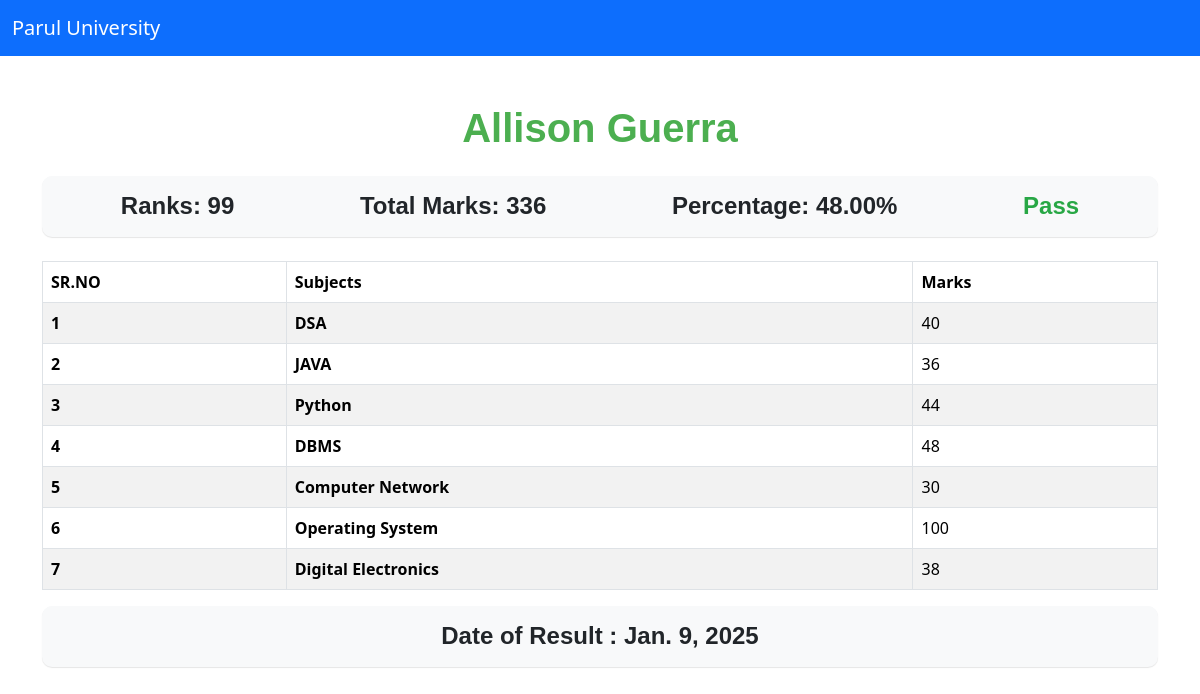
The app's page /see-marks/STU-0740/ with its own data.
### Student_repo_App/models.py (models this page shows, shortened)
class Student(models.Model):
    department = models.ForeignKey(Department, related_name="depart", on_delete=models.CASCADE)
    student_id = models.OneToOneField(StudentID, related_name="studentid", on_delete=models.CASCADE)
    student_name = models.CharField(max_length=100)
    student_email = models.EmailField(unique=True)
    student_age = models.IntegerField(default=18)
    student_address = models.TextField()
    class Meta:
        ordering = ["student_name"]
        verbose_name = "student"

class SubjectMarks(models.Model):
    student = models.ForeignKey(Student, related_name="studentmarks", on_delete=models.CASCADE)
    subject = models.ForeignKey(Subjects, on_delete=models.CASCADE)
    marks = models.IntegerField()
    class Meta:
        ordering = ['student']
        unique_together = ['student', 'subject']

class Reportcard(models.Model):
    student = models.ForeignKey(Student, related_name="studentreportcard", on_delete=models.CASCADE)
    student_rank = models.IntegerField()
    date_of_report_card_generation = models.DateField(auto_now_add=True)
    class Meta:
        unique_together = ['student_rank', 'date_of_report_card_generation']

class Subjects(models.Model):
    subject_name = models.CharField(max_length=100)

### Student_repo_App/views.py (the view)
# urls.py: path('see-marks/<student_id>/', see_marks, name = "see_marks")
def see_marks(request, student_id):
    queryset = SubjectMarks.objects.filter(student__student_id__student_id = student_id)
    student = Student.objects.get(student_id__student_id = student_id)
    total_marks = queryset.aggregate(total_marks = Sum('marks'))
    total_avg = queryset.aggregate(total_avg = Avg('marks'))
    current_rank = -1
    ranks = Student.objects.annotate(marks = Sum('studentmarks__marks')).order_by('-marks','-student_age')
    i = 1
    for rank in ranks:
        if student_id == rank.student_id.student_id:
            current_rank = i
            break
        i += 1
    return render(request, 'report/see_marks.html', {'queryset': queryset, 'student': student, 'total_marks':total_marks, 'total_avg':total_avg, 'current_rank':current_rank})

### Templates/report/see_marks.html (shortened to what this page needs)
{% extends "base.html" %}
{% block main %}
<div class="container mt-5">
  <h1 class="text-center mb-4" style="font-family: 'Arial', sans-serif; color: #4CAF50; font-weight: bold; text-transform: capitalize;">
    {{ student.student_name }}
  </h1>
  <div class="d-flex justify-content-around align-items-center mb-4 p-3" style="background-color: #f8f9fa; border-radius: 10px; box-shadow: 0 1px 1px rgba(0, 0, 0, 0.1);">
    <div>
      <h4 style="font-family: 'Arial', sans-serif; font-weight: bold; margin: 0;">Ranks: {{queryset.first.student.studentreportcard.first.student_rank}}</h4>
    </div>
    <div>
      <h4 style="font-family: 'Arial', sans-serif; font-weight: bold; margin: 0;">Total Marks: {{ total_marks.total_marks }}</h4>
    </div>
    <div>
      <h4 style="font-family: 'Arial', sans-serif; font-weight: bold; margin: 0;">Percentage: {{ total_avg.total_avg|floatformat:2 }}%</h4>
    </div>
    <div>
      {% if total_avg.total_avg > 33.0 %}
      <h4 style="font-family: 'Arial', sans-serif; font-weight: bold; color: #28a745; margin: 0;">Pass</h4>
      {% else %}
      <h4 style="font-family: 'Arial', sans-serif; font-weight: bold; color: #dc3545; margin: 0;">Fail</h4>
      {% endif %}
    </div>
  </div>
  <table class="table table-striped table-hover table-bordered">
    <thead>
      <tr>
        <th scope="col">SR.NO</th>
        <th scope="col">Subjects</th>
        <th scope="col">Marks</th>
      </tr>
    </thead>
    <tbody>
    {% for marks in queryset %}
        <th scope="row">{{ forloop.counter }}</th>
        <td>
           <b> {{marks.subject.subject_name}} </b>
        </td>
        <td>
            {{marks.marks}}
        </td>
      {% empty %}
      <tr>
        <td colspan="6" class="text-center">No students found.</td>
      </tr>
      {% endfor %}
    </tbody>
  </table>
  <div class="d-flex justify-content-around align-items-center mb-4 p-3" style="background-color: #f8f9fa; border-radius: 10px; box-shadow: 0 1px 1px rgba(0, 0, 0, 0.1);">
    <div>
      <h4 style="font-family: 'Arial', sans-serif; font-weight: bold; margin: 0;">Date of Result : {{queryset.first.student.studentreportcard.first.date_of_report_card_generation}}</h4>
    </div>
</div>
{% endblock main %}

### records on screen
Student: student_name "Allison Guerra"
SubjectMarks: first.student.studentreportcard.first.student_rank "99", subject.subject_name "DSA", marks "40", first.student.studentreportcard.first.date_of_report_card_generation "Jan. 9, 2025"
SubjectMarks: subject.subject_name "JAVA", marks "36"
SubjectMarks: subject.subject_name "Python", marks "44"
SubjectMarks: subject.subject_name "DBMS", marks "48"
SubjectMarks: subject.subject_name "Computer Network", marks "30"
SubjectMarks: subject.subject_name "Operating System", marks "100"
SubjectMarks: subject.subject_name "Digital Electronics", marks "38"

### other values on screen
{{ total_marks.total_marks }} "336"
{{ total_avg.total_avg|floatformat:2 }} "48.00"
